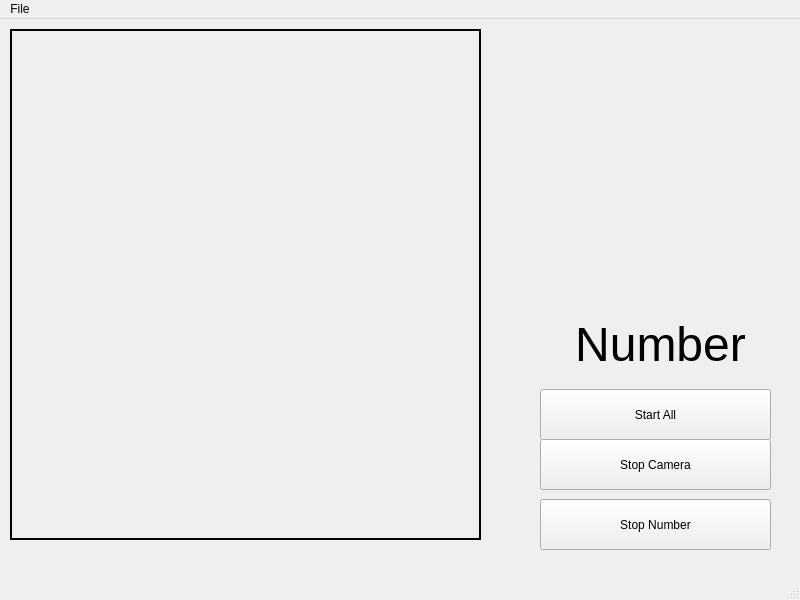
<?xml version="1.0" encoding="UTF-8"?>
<ui version="4.0">
 <class>MainWindow</class>
 <widget class="QMainWindow" name="MainWindow">
  <property name="geometry">
   <rect>
    <x>0</x>
    <y>0</y>
    <width>800</width>
    <height>600</height>
   </rect>
  </property>
  <property name="windowTitle">
   <string>MainWindow</string>
  </property>
  <widget class="QWidget" name="centralwidget">
   <widget class="QLabel" name="NumberLabel">
    <property name="geometry">
     <rect>
      <x>570</x>
      <y>270</y>
      <width>181</width>
      <height>111</height>
     </rect>
    </property>
    <property name="font">
     <font>
      <pointsize>36</pointsize>
     </font>
    </property>
    <property name="text">
     <string>Number</string>
    </property>
    <property name="alignment">
     <set>Qt::AlignCenter</set>
    </property>
   </widget>
   <widget class="QLabel" name="CameraLabel">
    <property name="geometry">
     <rect>
      <x>10</x>
      <y>10</y>
      <width>471</width>
      <height>511</height>
     </rect>
    </property>
    <property name="styleSheet">
     <string notr="true">border: 2px solid black;</string>
    </property>
    <property name="text">
     <string/>
    </property>
   </widget>
   <widget class="QLabel" name="ImageLabel">
    <property name="geometry">
     <rect>
      <x>540</x>
      <y>40</y>
      <width>221</width>
      <height>161</height>
     </rect>
    </property>
    <property name="text">
     <string/>
    </property>
    <property name="pixmap">
     <pixmap resource="resources.qrc">:/images/car.jpeg</pixmap>
    </property>
    <property name="scaledContents">
     <bool>true</bool>
    </property>
   </widget>
   <widget class="QPushButton" name="StartButton">
    <property name="geometry">
     <rect>
      <x>540</x>
      <y>370</y>
      <width>231</width>
      <height>51</height>
     </rect>
    </property>
    <property name="text">
     <string>Start All</string>
    </property>
   </widget>
   <widget class="QPushButton" name="StopNumberButton">
    <property name="geometry">
     <rect>
      <x>540</x>
      <y>480</y>
      <width>231</width>
      <height>51</height>
     </rect>
    </property>
    <property name="text">
     <string>Stop Number</string>
    </property>
   </widget>
   <widget class="QPushButton" name="StopCameraButton">
    <property name="geometry">
     <rect>
      <x>540</x>
      <y>420</y>
      <width>231</width>
      <height>51</height>
     </rect>
    </property>
    <property name="text">
     <string>Stop Camera</string>
    </property>
   </widget>
  </widget>
  <widget class="QMenuBar" name="menubar">
   <property name="geometry">
    <rect>
     <x>0</x>
     <y>0</y>
     <width>800</width>
     <height>22</height>
    </rect>
   </property>
   <widget class="QMenu" name="menuFile">
    <property name="title">
     <string>File</string>
    </property>
   </widget>
   <addaction name="menuFile"/>
  </widget>
  <widget class="QStatusBar" name="statusbar"/>
 </widget>
 <resources>
  <include location="resources.qrc"/>
 </resources>
 <connections/>
</ui>
